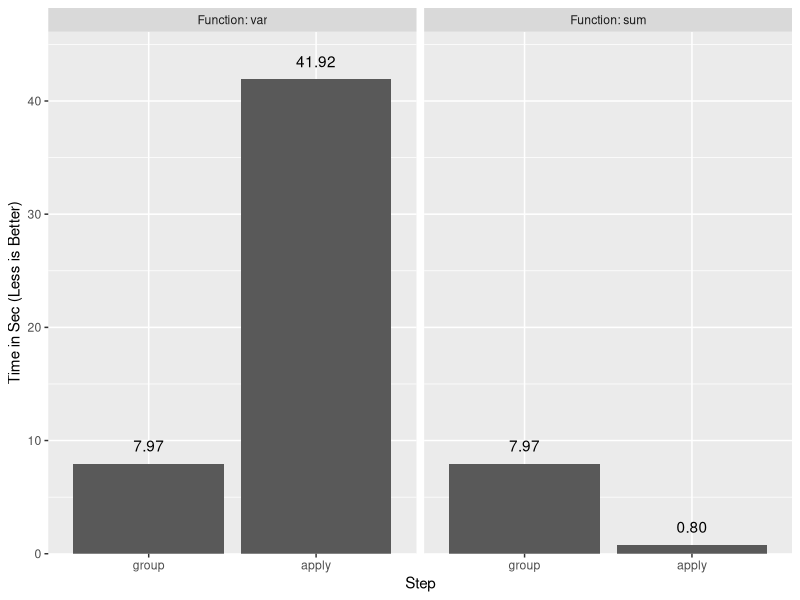
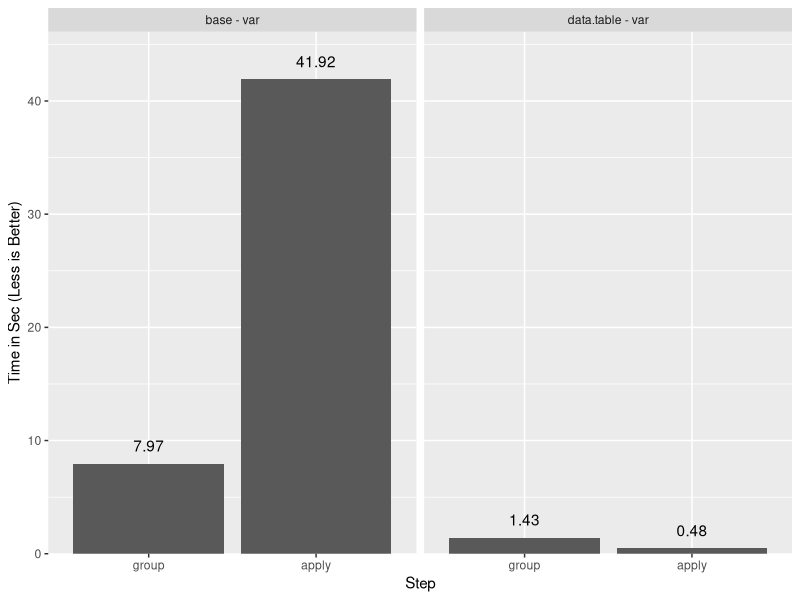
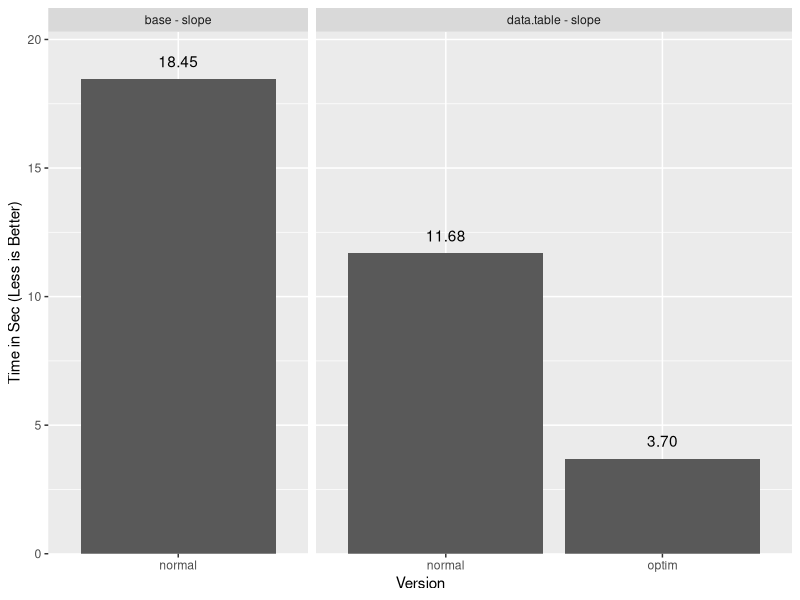
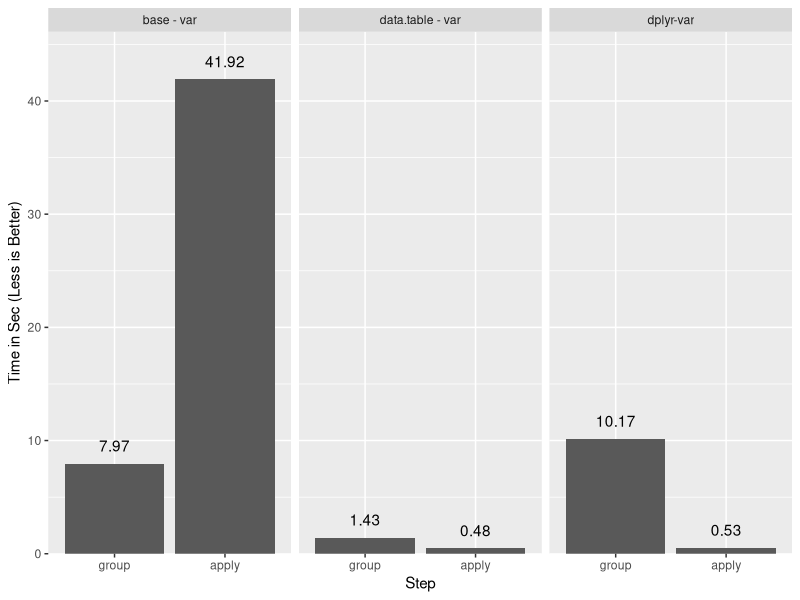
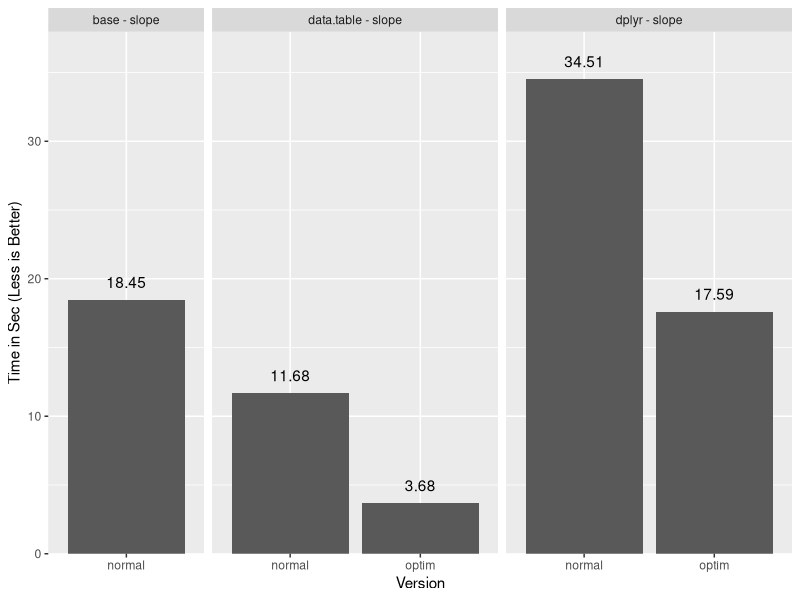

Reproduce these figures in R, in order.
## ---- chunk 1
options(digits=3, datatable.print.topn=2)
knitr::opts_chunk$set(comment = "", fig.align='center', error=TRUE)
suppressMessages(library(ggplot2))
## ---- chunk 2
writeFansi <- function(x) {
  writeLines(
    paste0(
      "<pre></pre><pre><code>",
      paste0(fansi::sgr_to_html(x), collapse="\n"),
      "</code></pre>"
  ) )
}
## ---- chunk 3
x   <- c(1, 2, 3, 4, 6, 8, 16)
grp <- c('A', 'B', 'A', 'C', 'A', 'B', 'C')
tapply(x, grp, var)
## ---- chunk 4
funs <- paste0("Function: ", c('var', 'sum'))
times <- data.frame(
  Function=rep(factor(funs, levels=funs), each=2),
  Step=factor(c('group', 'apply'), levels=c('group', 'apply')),
  time=c(7.966, 41.921, 7.966, 0.803)
)
ggplot(times, aes(x=Step, y=time)) +
  geom_col() +
  facet_wrap(~Function) +
  ylab("Time in Sec (Less is Better)") +
  geom_text(aes(label=sprintf("%0.2f", time)), vjust=-1) +
  scale_y_continuous(expand=expand_scale(mult=c(0, .1)))
## ---- chunk 5
times <- data.frame(
  Function=rep(c('base - var', 'data.table - var'), each=2),
  Step=factor(c('group', 'apply'), levels=c('group', 'apply')),
  time=c(7.966, 41.921, 1.909 - .477, .477)
)
ggplot(times, aes(x=Step, y=time)) +
  geom_col() +
  facet_wrap(~Function) +
  ylab("Time in Sec (Less is Better)") +
  geom_text(aes(label=sprintf("%0.2f", time)), vjust=-1) +
  scale_y_continuous(expand=expand_scale(mult=c(0, .1)))
## ---- chunk 6
writeFansi(
"Detected that j uses these columns: x
Finding groups using uniqlist on key ... 0.113s elapsed (0.045s cpu)
Finding group sizes from the positions (can be avoided to save RAM) ... 0.020s elapsed (0.012s cpu)
lapply optimization is on, j unchanged as 'var(x)'
GForce \033[43moptimized j to 'gvar(x)'\033[m
Making each group and running j (\033[43mGForce TRUE\033[m) ..."
)
## ---- chunk 7
writeFansi(
"Detected that j uses these columns: x
Finding groups using uniqlist on key ... 0.034s elapsed (0.029s cpu)
Finding group sizes from the positions (can be avoided to save RAM) ... 0.009s elapsed (0.009s cpu)
lapply optimization is on, j unchanged as '+var(x)'
GForce is on, \033[43mleft j unchanged\033[m
Old mean optimization is on, left j unchanged.
Making each group and running j (\033[43mGForce FALSE\033[m)")
## ---- chunk 8
times <- data.frame(
  Function=c('base - slope', 'data.table - slope', 'data.table - slope'),
  Version=c('normal', 'normal', 'optim'),
  time=c(18.453, 11.679, 3.697)
)
ggplot(times, aes(x=Version, y=time)) +
  geom_col() +
  facet_grid(.~Function, scales='free_x', space='free_x') +
  ylab("Time in Sec (Less is Better)") +
  geom_text(aes(label=sprintf("%0.2f", time)), vjust=-1) +
  scale_y_continuous(expand=expand_scale(mult=c(0, .1)))
## ---- chunk 9
times <- data.frame(
  Function=rep(c('base - var', 'data.table - var', 'dplyr-var'), each=2),
  Step=factor(c('group', 'apply'), levels=c('group', 'apply')),
  time=c(7.966, 41.921, 1.909 - .477, .477, 10.693 - 0.527, 0.527)
)
ggplot(times, aes(x=Step, y=time)) +
  geom_col() +
  facet_wrap(~Function) +
  ylab("Time in Sec (Less is Better)") +
  geom_text(aes(label=sprintf("%0.2f", time)), vjust=-1) +
  scale_y_continuous(expand=expand_scale(mult=c(0, .1)))
## ---- chunk 10
times <- data.frame(
  Function=c(
    "base - slope", "data.table - slope", "data.table - slope",
    "dplyr - slope", "dplyr - slope"
  ),
  Version=c('normal', 'normal', 'optim', 'normal', 'optim'),
  time=c(18.453, 11.679, 3.679, 34.51, 17.591)
)
ggplot(times, aes(x=Version, y=time)) +
  geom_col() +
  facet_grid(.~Function, scales='free_x', space='free_x') +
  ylab("Time in Sec (Less is Better)") +
  geom_text(aes(label=sprintf("%0.2f", time)), vjust=-1) +
  scale_y_continuous(expand=expand_scale(mult=c(0, .1)))
